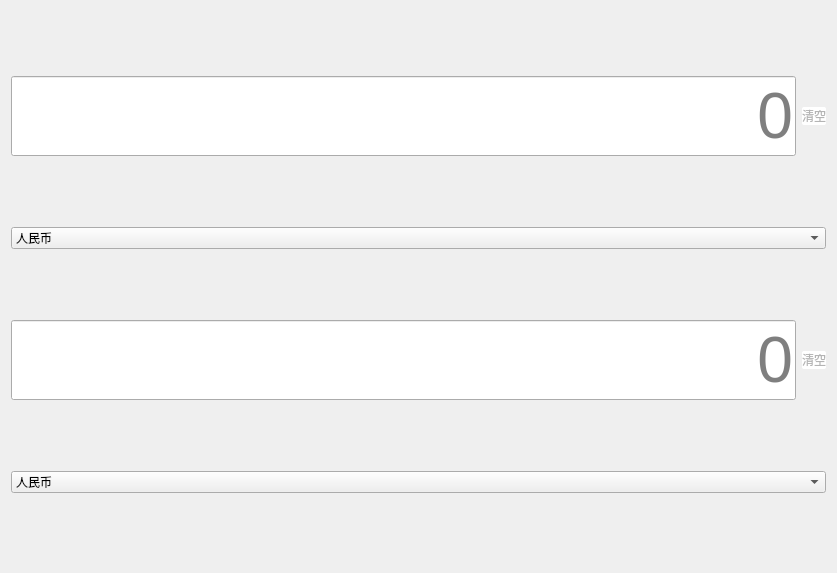
<?xml version="1.0" encoding="UTF-8"?>
<ui version="4.0">
 <class>Transform</class>
 <widget class="QWidget" name="Transform">
  <property name="geometry">
   <rect>
    <x>0</x>
    <y>0</y>
    <width>837</width>
    <height>573</height>
   </rect>
  </property>
  <property name="windowTitle">
   <string>Transform</string>
  </property>
  <property name="styleSheet">
   <string notr="true">QPushButton{
	color: rgb(180, 180, 180);
	background-color: rgb(255, 255, 255);
	border-radius:2px;
	font: 18pt &quot;Arial&quot;
}

QPushButton:hover{
	color:rgb(102, 102, 102);
	background-color: rgb(192, 192, 192);
}

QPushButton:pressed{
	background-color: rgb(130, 130, 130);
	color:black
}

QPushButton:disabled {
    background-color: black;
    color: gray;
}

QLineEdit{
	font-size:48pt;
	color:black;
}</string>
  </property>
  <layout class="QGridLayout" name="gridLayout">
   <item row="0" column="0">
    <layout class="QHBoxLayout" name="horizontalLayout_2">
     <item>
      <widget class="QLineEdit" name="display1">
       <property name="alignment">
        <set>Qt::AlignRight|Qt::AlignTrailing|Qt::AlignVCenter</set>
       </property>
       <property name="placeholderText">
        <string>0</string>
       </property>
      </widget>
     </item>
     <item>
      <widget class="QPushButton" name="btnClear">
       <property name="text">
        <string>清空</string>
       </property>
      </widget>
     </item>
    </layout>
   </item>
   <item row="1" column="0">
    <widget class="QComboBox" name="comboBox1">
     <item>
      <property name="text">
       <string>人民币</string>
      </property>
     </item>
     <item>
      <property name="text">
       <string>美元</string>
      </property>
     </item>
     <item>
      <property name="text">
       <string>欧元</string>
      </property>
     </item>
     <item>
      <property name="text">
       <string>英镑</string>
      </property>
     </item>
     <item>
      <property name="text">
       <string>日元</string>
      </property>
     </item>
    </widget>
   </item>
   <item row="2" column="0">
    <layout class="QHBoxLayout" name="horizontalLayout">
     <item>
      <widget class="QLineEdit" name="display2">
       <property name="alignment">
        <set>Qt::AlignRight|Qt::AlignTrailing|Qt::AlignVCenter</set>
       </property>
       <property name="placeholderText">
        <string>0</string>
       </property>
      </widget>
     </item>
     <item>
      <widget class="QPushButton" name="btnClear2">
       <property name="text">
        <string>清空</string>
       </property>
      </widget>
     </item>
    </layout>
   </item>
   <item row="3" column="0">
    <widget class="QComboBox" name="comboBox2">
     <item>
      <property name="text">
       <string>人民币</string>
      </property>
     </item>
     <item>
      <property name="text">
       <string>美元</string>
      </property>
     </item>
     <item>
      <property name="text">
       <string>欧元</string>
      </property>
     </item>
     <item>
      <property name="text">
       <string>英镑</string>
      </property>
     </item>
     <item>
      <property name="text">
       <string>日元</string>
      </property>
     </item>
    </widget>
   </item>
  </layout>
 </widget>
 <resources/>
 <connections/>
</ui>
